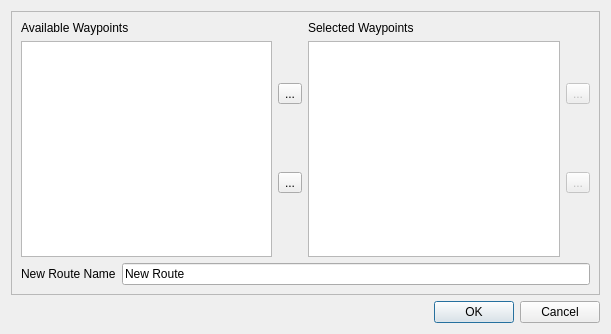
<?xml version="1.0" encoding="UTF-8"?>
<ui version="4.0">
 <class>IDlgWpt2Rte</class>
 <widget class="QDialog" name="IDlgWpt2Rte">
  <property name="geometry">
   <rect>
    <x>0</x>
    <y>0</y>
    <width>611</width>
    <height>334</height>
   </rect>
  </property>
  <property name="windowTitle">
   <string>Route from waypoints...</string>
  </property>
  <layout class="QVBoxLayout">
   <item>
    <widget class="QFrame" name="frame">
     <property name="frameShape">
      <enum>QFrame::StyledPanel</enum>
     </property>
     <property name="frameShadow">
      <enum>QFrame::Raised</enum>
     </property>
     <layout class="QVBoxLayout">
      <item>
       <layout class="QHBoxLayout"/>
      </item>
      <item>
       <layout class="QHBoxLayout">
        <item>
         <layout class="QVBoxLayout">
          <item>
           <widget class="QLabel" name="label_2">
            <property name="text">
             <string>Available Waypoints</string>
            </property>
           </widget>
          </item>
          <item>
           <widget class="QListWidget" name="listWaypoints">
            <property name="selectionMode">
             <enum>QAbstractItemView::ExtendedSelection</enum>
            </property>
           </widget>
          </item>
         </layout>
        </item>
        <item>
         <layout class="QVBoxLayout">
          <item>
           <widget class="QToolButton" name="toolAdd">
            <property name="text">
             <string>...</string>
            </property>
           </widget>
          </item>
          <item>
           <widget class="QToolButton" name="toolDel">
            <property name="text">
             <string>...</string>
            </property>
           </widget>
          </item>
         </layout>
        </item>
        <item>
         <layout class="QVBoxLayout">
          <item>
           <widget class="QLabel" name="label_3">
            <property name="text">
             <string>Selected Waypoints</string>
            </property>
           </widget>
          </item>
          <item>
           <widget class="QListWidget" name="listSelWaypoints">
            <property name="selectionMode">
             <enum>QAbstractItemView::ExtendedSelection</enum>
            </property>
           </widget>
          </item>
         </layout>
        </item>
        <item>
         <layout class="QVBoxLayout">
          <item>
           <widget class="QToolButton" name="toolUp">
            <property name="enabled">
             <bool>false</bool>
            </property>
            <property name="text">
             <string>...</string>
            </property>
           </widget>
          </item>
          <item>
           <widget class="QToolButton" name="toolDown">
            <property name="enabled">
             <bool>false</bool>
            </property>
            <property name="text">
             <string>...</string>
            </property>
           </widget>
          </item>
         </layout>
        </item>
       </layout>
      </item>
      <item>
       <layout class="QHBoxLayout">
        <item>
         <widget class="QLabel" name="label">
          <property name="text">
           <string>New Route Name</string>
          </property>
         </widget>
        </item>
        <item>
         <widget class="QLineEdit" name="lineRouteName">
          <property name="text">
           <string>New Route</string>
          </property>
         </widget>
        </item>
       </layout>
      </item>
     </layout>
    </widget>
   </item>
   <item>
    <widget class="QDialogButtonBox" name="buttonBox">
     <property name="orientation">
      <enum>Qt::Horizontal</enum>
     </property>
     <property name="standardButtons">
      <set>QDialogButtonBox::Cancel|QDialogButtonBox::Ok</set>
     </property>
    </widget>
   </item>
  </layout>
 </widget>
 <resources/>
 <connections>
  <connection>
   <sender>buttonBox</sender>
   <signal>accepted()</signal>
   <receiver>IDlgWpt2Rte</receiver>
   <slot>accept()</slot>
   <hints>
    <hint type="sourcelabel">
     <x>248</x>
     <y>254</y>
    </hint>
    <hint type="destinationlabel">
     <x>157</x>
     <y>274</y>
    </hint>
   </hints>
  </connection>
  <connection>
   <sender>buttonBox</sender>
   <signal>rejected()</signal>
   <receiver>IDlgWpt2Rte</receiver>
   <slot>reject()</slot>
   <hints>
    <hint type="sourcelabel">
     <x>316</x>
     <y>260</y>
    </hint>
    <hint type="destinationlabel">
     <x>286</x>
     <y>274</y>
    </hint>
   </hints>
  </connection>
 </connections>
</ui>
